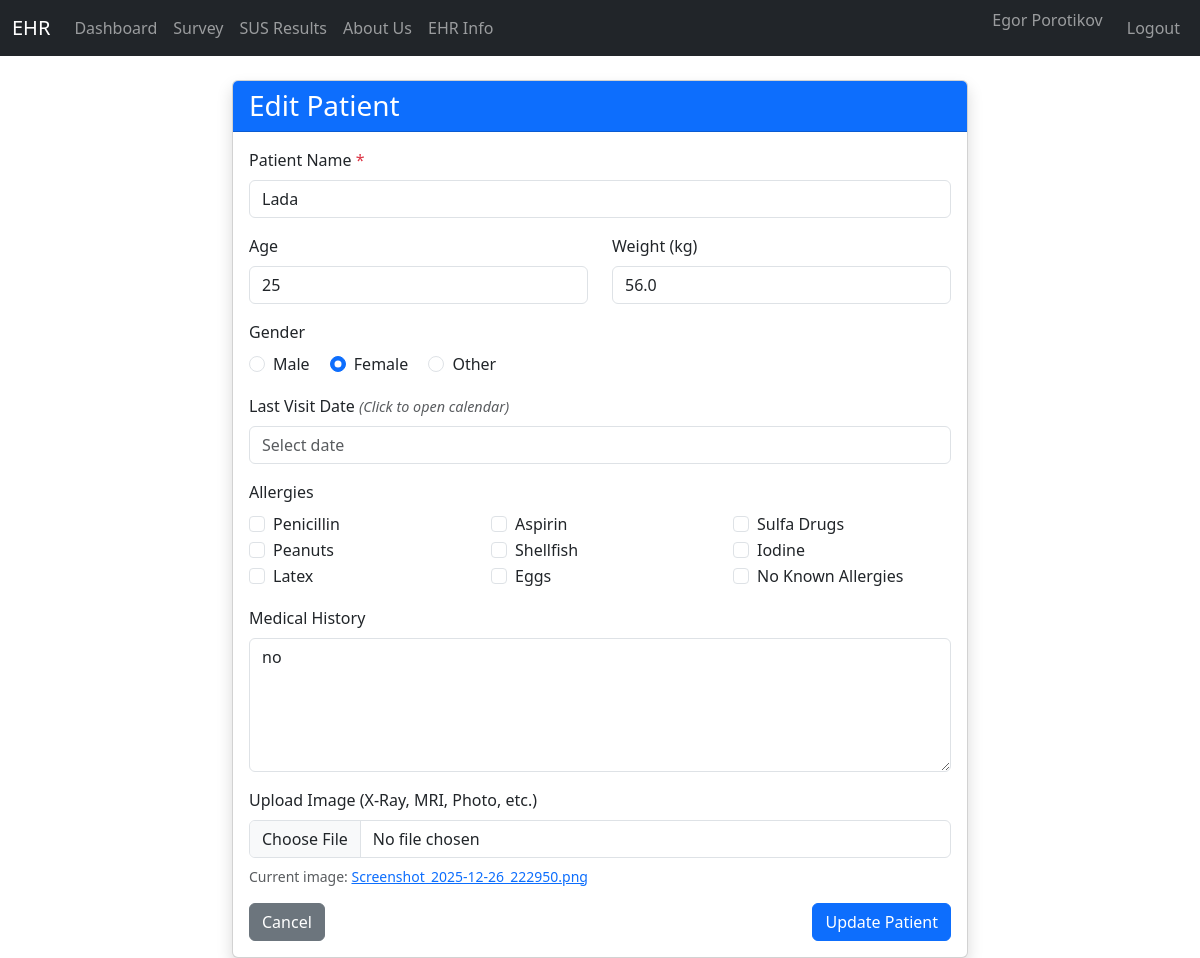
The app's page /patient/1/edit (signed in) with its own data.
### app.py (models this page shows)
class Patient(db.Model):
    id = db.Column(db.Integer, primary_key=True)
    doctor_id = db.Column(db.Integer, db.ForeignKey('doctor.id'))
    name = db.Column(db.String(100))
    age = db.Column(db.Integer)
    gender = db.Column(db.String(10))
    medical_history = db.Column(db.Text)
    weight = db.Column(db.Float)
    last_visit = db.Column(db.String(50))
    allergies = db.Column(db.String(200))
    image_filename = db.Column(db.String(200))

### app.py (the view, shortened to what this page needs)
@app.route('/patient/<int:pid>/edit', methods=['GET','POST'])
def patient_edit(pid):
    if 'doctor_id' not in session:
        return redirect(url_for('login'))
    p = Patient.query.get_or_404(pid)
    if p.doctor_id != session['doctor_id']:
        flash('Not authorized', 'danger')
        return redirect(url_for('dashboard'))
    return render_template('ehr_form.html', patient=p)

### templates/ehr_form.html (shortened to what this page needs)
{% extends 'base.html' %}
{% block content %}
<div class="row justify-content-center">
    <div class="col-md-8">
        <div class="card shadow">
            <div class="card-header bg-primary text-white">
                <h3 class="mb-0">{% if patient %}Edit Patient{% else %}New Patient{% endif %}</h3>
            </div>
            <div class="card-body">
                <form method="POST" enctype="multipart/form-data">
                    <div class="mb-3">
                        <label for="name" class="form-label">Patient Name <span class="text-danger">*</span></label>
                        <input type="text" class="form-control" id="name" name="name"
                               value="{{ patient.name if patient else '' }}" required>
                    </div>
                    <div class="row">
                        <div class="col-md-6 mb-3">
                            <label for="age" class="form-label">Age</label>
                            <input type="number" class="form-control" id="age" name="age"
                                   value="{{ patient.age if patient else '' }}" min="0" max="150">
                        </div>
                        <div class="col-md-6 mb-3">
                            <label for="weight" class="form-label">Weight (kg)</label>
                            <input type="number" class="form-control" id="weight" name="weight"
                                   value="{{ patient.weight if patient else '' }}" step="0.1" min="0">
                        </div>
                    </div>
                    <div class="mb-3">
                        <label class="form-label">Gender</label>
                        <div>
                            <div class="form-check form-check-inline">
                                <input class="form-check-input" type="radio" name="gender" id="male" value="Male"
                                       {% if patient and patient.gender == 'Male' %}checked{% endif %}>
                                <label class="form-check-label" for="male">Male</label>
                            </div>
                            <div class="form-check form-check-inline">
                                <input class="form-check-input" type="radio" name="gender" id="female" value="Female"
                                       {% if patient and patient.gender == 'Female' %}checked{% endif %}>
                                <label class="form-check-label" for="female">Female</label>
                            </div>
                            <div class="form-check form-check-inline">
                                <input class="form-check-input" type="radio" name="gender" id="other" value="Other"
                                       {% if patient and patient.gender == 'Other' %}checked{% endif %}>
                                <label class="form-check-label" for="other">Other</label>
                            </div>
                        </div>
                    </div>
                    <div class="mb-3">
                        <label for="last_visit" class="form-label">
                            Last Visit Date
                            <i class="text-muted" style="font-size: 0.9em;">(Click to open calendar)</i>
                        </label>
                        <input type="text" class="form-control" id="last_visit" name="last_visit"
                               value="{{ patient.last_visit if patient else '' }}"
                               placeholder="Select date">
                    </div>
                    <div class="mb-3">
                        <label class="form-label">Allergies</label>
                        {% set patient_allergies = patient.allergies.split(',') if patient and patient.allergies else [] %}
                        <div class="row">
                            <div class="col-md-4">
                                <div class="form-check">
                                    <input class="form-check-input" type="checkbox" name="allergies" value="Penicillin" id="allergy1"
                                           {% if 'Penicillin' in patient_allergies %}checked{% endif %}>
                                    <label class="form-check-label" for="allergy1">Penicillin</label>
                                </div>
                                <div class="form-check">
                                    <input class="form-check-input" type="checkbox" name="allergies" value="Peanuts" id="allergy2"
                                           {% if 'Peanuts' in patient_allergies %}checked{% endif %}>
                                    <label class="form-check-label" for="allergy2">Peanuts</label>
                                </div>
                                <div class="form-check">
                                    <input class="form-check-input" type="checkbox" name="allergies" value="Latex" id="allergy3"
                                           {% if 'Latex' in patient_allergies %}checked{% endif %}>
                                    <label class="form-check-label" for="allergy3">Latex</label>
                                </div>
                            </div>
                            <div class="col-md-4">
                                <div class="form-check">
                                    <input class="form-check-input" type="checkbox" name="allergies" value="Aspirin" id="allergy4"
                                           {% if 'Aspirin' in patient_allergies %}checked{% endif %}>
                                    <label class="form-check-label" for="allergy4">Aspirin</label>
                                </div>
                                <div class="form-check">
                                    <input class="form-check-input" type="checkbox" name="allergies" value="Shellfish" id="allergy5"
                                           {% if 'Shellfish' in patient_allergies %}checked{% endif %}>
                                    <label class="form-check-label" for="allergy5">Shellfish</label>
                                </div>
                                <div class="form-check">
                                    <input class="form-check-input" type="checkbox" name="allergies" value="Eggs" id="allergy6"
                                           {% if 'Eggs' in patient_allergies %}checked{% endif %}>
                                    <label class="form-check-label" for="allergy6">Eggs</label>
                                </div>
                            </div>
                            <div class="col-md-4">
                                <div class="form-check">
                                    <input class="form-check-input" type="checkbox" name="allergies" value="Sulfa" id="allergy7"
                                           {% if 'Sulfa' in patient_allergies %}checked{% endif %}>
                                    <label class="form-check-label" for="allergy7">Sulfa Drugs</label>
                                </div>
                                <div class="form-check">
                                    <input class="form-check-input" type="checkbox" name="allergies" value="Iodine" id="allergy8"
                                           {% if 'Iodine' in patient_allergies %}checked{% endif %}>
                                    <label class="form-check-label" for="allergy8">Iodine</label>
                                </div>
                                <div class="form-check">
                                    <input class="form-check-input" type="checkbox" name="allergies" value="None" id="allergy9"
                                           {% if 'None' in patient_allergies %}checked{% endif %}>
                                    <label class="form-check-label" for="allergy9">No Known Allergies</label>
                                </div>
                            </div>
                        </div>
                    </div>
                    <div class="mb-3">
                        <label for="medical_history" class="form-label">Medical History</label>
                        <textarea class="form-control" id="medical_history" name="medical_history"
                                  rows="5" placeholder="Enter patient's medical history, past conditions, surgeries, etc.">{{ patient.medical_history if patient else '' }}</textarea>
                    </div>
                    <div class="mb-3">
                        <label for="image" class="form-label">Upload Image (X-Ray, MRI, Photo, etc.)</label>
                        <input type="file" class="form-control" id="image" name="image" accept="image/*">
                        {% if patient and patient.image_filename %}
                            <small class="text-muted d-block mt-2">
                                Current image: <a href="{{ url_for('uploaded_file', filename=patient.image_filename) }}" target="_blank">{{ patient.image_filename }}</a>
                            </small>
                        {% endif %}
                    </div>
                    <div class="d-flex justify-content-between">
                        <a href="{{ url_for('dashboard') }}" class="btn btn-secondary">
                             Cancel
                        </a>
                        <button type="submit" class="btn btn-primary">
                             {% if patient %}Update Patient{% else %}Create Patient{% endif %}
                        </button>
                    </div>
                </form>
            </div>
        </div>
    </div>
</div>
<link rel="stylesheet" href="https://cdn.jsdelivr.net/npm/flatpickr/dist/flatpickr.min.css">
{% endblock %}

### templates/ehr_form.html (style rules this page uses)
#last_visit { cursor: pointer; }

### records on screen
Patient: name "Lada", age "25", weight "56.0", gender "☐ Male", gender "☑ Female", gender "☐ Other", medical_history "no", image_filename "Screenshot_2025-12-26_222950.png"

### other values on screen
{{ session.get('doctor_name') }} "Egor Porotikov"
